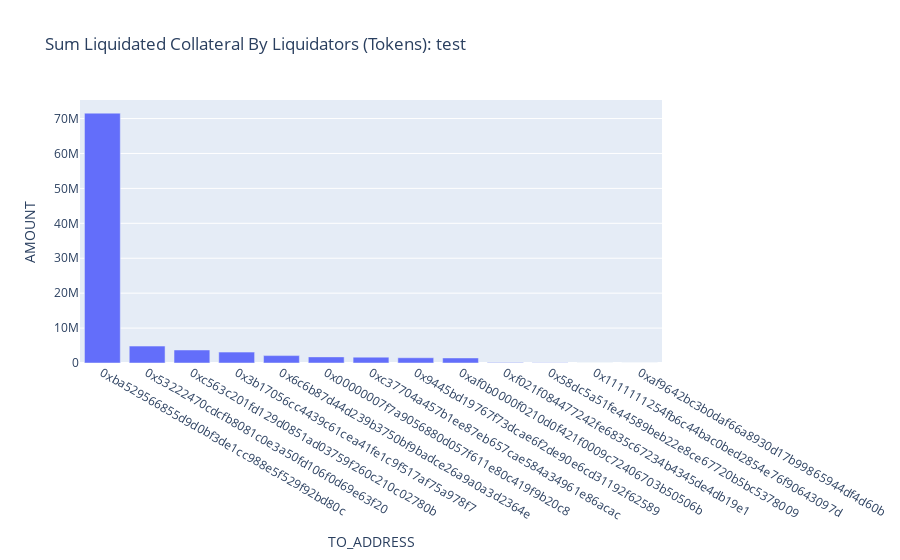

The notebook cell saved with this chart:
### Code cell
title = "test"
fig = px.bar(out_avi,
        x=out_avi.TO_ADDRESS,
        y=out_avi.AMOUNT,
        # color='FROM_ADDRESS',
        title=f"Sum Liquidated Collateral By Liquidators (Tokens): {title}",
        # facet_col='BORROWER_ADDRESS',
        # facet_col_wrap=3
            )
fig.for_each_annotation(lambda a: a.update(text=a.text.split("=")[-1]))
# fig.update_layout(autotypenumbers='convert types')
fig.show()

### Figure 1 — Plotly figure (JSON) as saved in the notebook; plotly's stock layout.template omitted (floating-point values rounded to 4 significant figures)
{"data": [{"alignmentgroup": "True", "hovertemplate": "TO_ADDRESS=%{x}<br>AMOUNT=%{y}<extra></extra>", "legendgroup": "", "marker": {"color": "#636efa"}, "name": "", "offsetgroup": "", "orientation": "v", "showlegend": false, "textposition": "auto", "type": "bar", "x": ["0xba529566855d9d0bf3de1cc988e5f529f92bd80c", "0x53222470cdcfb8081c0e3a50fd106f0d69e63f20", "0xc563c201fd129d0851ad03759f260c210c02780b", "0x3b17056cc4439c61cea41fe1c9f517af75a978f7", "0x6c6b87d44d239b3750bf9badce26a9a0a3d2364e", "0x00000007f7a9056880d057f611e80c419f9b20c8", "0xc37704a457b1ee87eb657cae584a34961e86acac", "0x9445bd19767f73dcae6f2de90e6cd31192f62589", "0xaf0b0000f0210d0f421f0009c72406703b50506b", "0xf021f084477242fe6835c67234b4345de4db19e1", "0x58dc5a51fe44589beb22e8ce67720b5bc5378009", "0x1111111254fb6c44bac0bed2854e76f90643097d", "0xaf9642bc3b0daf66a8930d17b99865944df4d60b"], "xaxis": "x", "y": [71550000.0, 4842000.0, 3726000.0, 3117000.0, 2120000.0, 1749000.0, 1674000.0, 1500000, 1450000, 157700.0, 77300.0, 35670.0, 291.2], "yaxis": "y"}], "layout": {"barmode": "relative", "legend": {"tracegroupgap": 0}, "title": {"text": "Sum Liquidated Collateral By Liquidators (Tokens): test"}, "xaxis": {"anchor": "y", "domain": [0, 1], "title": {"text": "TO_ADDRESS"}}, "yaxis": {"anchor": "x", "domain": [0, 1], "title": {"text": "AMOUNT"}}}}
